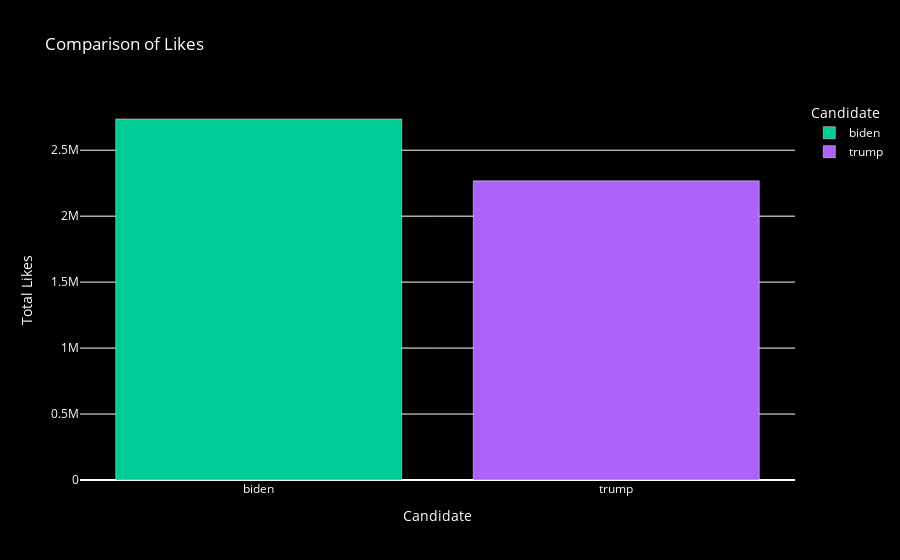

Source (notebook cell):
### Code cell
# Interactive bar chart 
likes_comparison = data.groupby('candidate')['likes'].sum().reset_index() 
fig = px.bar(likes_comparison, x='candidate', y='likes', color='candidate', 
			color_discrete_map={'Trump': 'blue', 'Biden': 'green'}, 
			labels={'candidate': 'Candidate', 'likes': 'Total Likes'}, 
			title='Comparison of Likes') 

# Update the layout with a black theme 
fig.update_layout(plot_bgcolor='black', 
				paper_bgcolor='black', font_color='white') 

# Show the chart 
fig.show()

### Figure 1 — Plotly figure (JSON) as saved in the notebook; plotly's stock layout.template omitted (floating-point values rounded to 4 significant figures)
{"data": [{"alignmentgroup": "True", "hovertemplate": "Candidate=%{x}<br>Total Likes=%{y}<extra></extra>", "legendgroup": "biden", "marker": {"color": "#00cc96", "pattern": {"shape": ""}}, "name": "biden", "offsetgroup": "biden", "orientation": "v", "showlegend": true, "textposition": "auto", "type": "bar", "x": ["biden"], "xaxis": "x", "y": [2736567], "yaxis": "y"}, {"alignmentgroup": "True", "hovertemplate": "Candidate=%{x}<br>Total Likes=%{y}<extra></extra>", "legendgroup": "trump", "marker": {"color": "#ab63fa", "pattern": {"shape": ""}}, "name": "trump", "offsetgroup": "trump", "orientation": "v", "showlegend": true, "textposition": "auto", "type": "bar", "x": ["trump"], "xaxis": "x", "y": [2267712], "yaxis": "y"}], "layout": {"barmode": "relative", "font": {"color": "white"}, "legend": {"title": {"text": "Candidate"}, "tracegroupgap": 0}, "paper_bgcolor": "black", "plot_bgcolor": "black", "title": {"text": "Comparison of Likes"}, "xaxis": {"anchor": "y", "categoryarray": ["biden", "trump"], "categoryorder": "array", "domain": [0, 1], "title": {"text": "Candidate"}}, "yaxis": {"anchor": "x", "domain": [0, 1], "title": {"text": "Total Likes"}}}}
